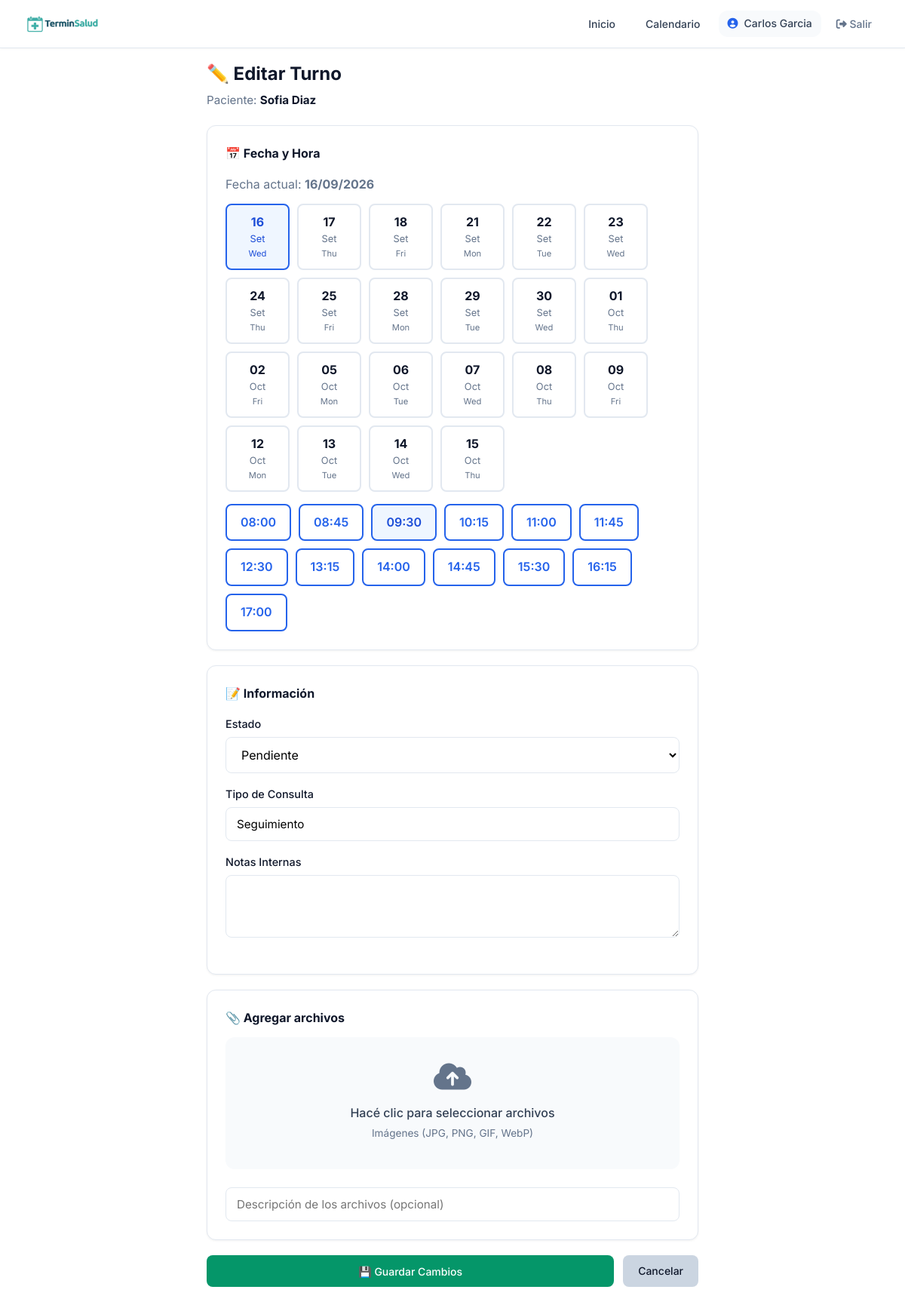
The page /profesional/editar/797/ (signed in) on the database as committed earlier.
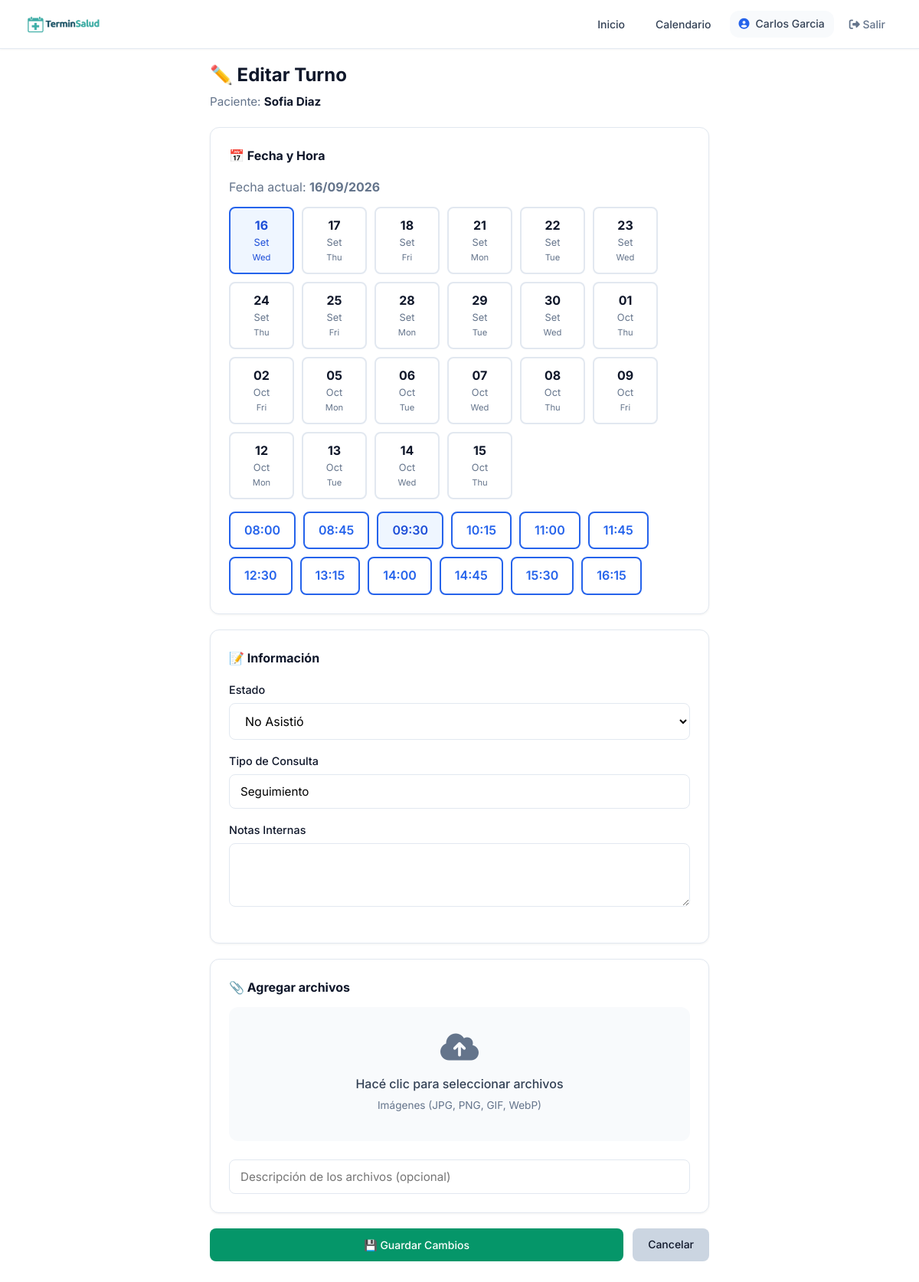
The same page on the database as committed later.
### turnos_profesionales/models.py (models this page shows, shortened)
class TurnoProfesional(ModeloBase):
    ESTADOS = [
        ('pendiente', 'Pendiente'),
        ('confirmado', 'Confirmado'),
        ('cancelado', 'Cancelado'),
        ('no_asistio', 'No Asistió'),
        ('completado', 'Completado'),
        ('en_sala', 'En Sala de Espera'),
    ]
    profesional = models.ForeignKey(
        'profesionales.Profesional',
        on_delete=models.CASCADE,
        verbose_name='Profesional'
    )
    paciente = models.ForeignKey(
        'pacientes.Paciente',
        on_delete=models.CASCADE,
        verbose_name='Paciente'
    )
    fecha = models.DateField(verbose_name='Fecha')
    hora_inicio = models.TimeField(verbose_name='Hora de Inicio')
    hora_fin = models.TimeField(verbose_name='Hora de Fin')
    estado = models.CharField(
        max_length=20,
        choices=ESTADOS,
        default='pendiente',
        verbose_name='Estado'
    )
    archivo = models.FileField(
    upload_to='turnos/archivos/',
    null=True,
    blank=True,
    verbose_name='Archivo adjunto'
)
    comprobante_pago = models.FileField(
        upload_to='turnos/comprobantes/',
        null=True, blank=True,
        verbose_name='Comprobante de pago'
    )
    tipo_consulta = models.CharField(
        max_length=100,
        blank=True,
        verbose_name='Tipo de Consulta'
    )
    notas_internas = models.TextField(
        blank=True,
        verbose_name='Notas Internas'
    )
    obra_social = models.ForeignKey(
        'obras_sociales.ObraSocial',
        on_delete=models.SET_NULL,
        null=True,
        blank=True,
        verbose_name='Obra Social'
    )
    requiere_autorizacion = models.BooleanField(
        default=False,
        verbose_name='Requiere Autorización'
    )
    enviar_recordatorio = models.BooleanField(
        default=True,
        verbose_name='Enviar Recordatorio'
    )
    establecimiento = models.ForeignKey(
    'establecimientos.Establecimiento',
    on_delete=models.SET_NULL,
    null=True,
    blank=True,
    verbose_name='Consultorio'
)
    es_sobreturno = models.BooleanField(
    default=False,
    verbose_name='Sobreturno'
)
    monto_total = models.DecimalField(max_digits=10, decimal_places=2, null=True, blank=True, verbose_name='Monto Total')
    monto_os = models.DecimalField(max_digits=10, decimal_places=2, null=True, blank=True, verbose_name='Cubre OS')
    monto_coseguro = models.DecimalField(
        max_digits=10,
        decimal_places=2,
        null=True,
        blank=True,
        verbose_name='Coseguro cobrado'
    )
    os_cobrado = models.BooleanField(default=False, verbose_name='¿Cobrado a la OS?')
    fecha_cobro_os = models.DateField(null=True, blank=True, verbose_name='Fecha de cobro a OS')
    no_asistio_automatico = models.BooleanField(default=False, verbose_name="No asistió por sistema")
    sesion_descontada = models.BooleanField(default=False, verbose_name="Sesión descontada")
    google_event_id = models.CharField(max_length=200, blank=True, null=True, verbose_name='ID Evento Google')
    class Meta:
        verbose_name = 'Turno Profesional'
        verbose_name_plural = 'Turnos Profesionales'
        ordering = ['fecha', 'hora_inicio']

### pacientes/models.py (models this page shows, shortened)
class Paciente(Persona):
    GENEROS = [
        ('M', 'Masculino'),
        ('F', 'Femenino'),
        ('X', 'No binario'),
    ]
    usuario = models.OneToOneField(
        'usuarios.Usuario',
        on_delete=models.SET_NULL,
        null=True,
        blank=True,
        verbose_name='Usuario'
    )
    genero = models.CharField(max_length=1, choices=GENEROS, blank=True, verbose_name='Género')
    direccion = models.CharField(max_length=200, blank=True, verbose_name='Dirección')
    obra_social = models.ForeignKey(
        'obras_sociales.ObraSocial',
        on_delete=models.SET_NULL, null=True, blank=True,
        verbose_name='Obra Social'
    )
    numero_afiliado = models.CharField(max_length=50, blank=True, verbose_name='Número de Afiliado')
    plan_obra_social = models.ForeignKey(
        'obras_sociales.Plan',
        on_delete=models.SET_NULL, null=True, blank=True,
        verbose_name='Plan'
    )
    observaciones = models.TextField(blank=True, verbose_name='Observaciones')
    creado_por = models.ForeignKey(
        Profesional, null=True, blank=True, on_delete=models.SET_NULL,
        related_name='pacientes_creados'
    )
    establecimiento_creacion = models.ForeignKey(
    'establecimientos.Establecimiento',
    null=True,
    blank=True,
    on_delete=models.SET_NULL,
    related_name='pacientes_creados'
)
    contacto_emergencia_nombre = models.CharField(max_length=100, blank=True)
    contacto_emergencia_telefono = models.CharField(max_length=20, blank=True)
    class Meta:
        verbose_name = 'Paciente'
        verbose_name_plural = 'Pacientes'
        ordering = ['apellido', 'nombre']

### turnos_profesionales/views.py (the view, shortened to what this page needs)
# urls.py: path('editar/<int:turno_id>/', views.editar_turno, name='editar_turno_pro'),
@login_required
def editar_turno(request, turno_id):
    if request.user.rol not in ['profesional', 'secretaria']:
        return redirect('home')
    turno = get_object_or_404(TurnoProfesional, id=turno_id)
    if request.user.rol == 'secretaria':
        profesional = turno.profesional
        establecimiento_filtro = request.user.establecimiento
    else:
        profesional = get_object_or_404(Profesional, usuario=request.user)
        if request.user != turno.profesional.usuario:
            messages.error(request, 'No tenés permiso.')
            return redirect('panel_profesional')
        establecimiento_filtro = _resolver_establecimiento(request, profesional)
        if not establecimiento_filtro:
            messages.error(request, 'Seleccioná tu consultorio activo.')
            return redirect('seleccionar_consultorio')
    hoy = date.today()
    def _volver_al_form():
        url = reverse('editar_turno_pro', kwargs={'turno_id': turno.id})
        if establecimiento_filtro:
            url += f'?establecimiento={establecimiento_filtro.id}'
        return redirect(url)
    dias_disponibles = []
    agenda = Agenda.objects.filter(profesional=profesional, activo=True, fecha_inicio__lte=hoy + timedelta(days=30))
    if establecimiento_filtro:
        agenda = agenda.filter(establecimiento=establecimiento_filtro)
    agenda = agenda.first()
    if agenda:
        for i in range(30):
            fecha = hoy + timedelta(days=i)
            horario = HorarioAtencion.objects.filter(agenda=agenda, dia=fecha.weekday()).first()
            if horario:
                hora_actual = horario.hora_inicio
                slots = []
                while hora_actual < horario.hora_fin:
                    hora_fin_slot = (datetime.combine(fecha, hora_actual) + timedelta(minutes=horario.duracion_turno)).time()
                    if hora_fin_slot <= horario.hora_fin:
                        ocupado = TurnoProfesional.objects.filter(
                            profesional=profesional, fecha=fecha, hora_inicio=hora_actual,
                            estado__in=['pendiente', 'confirmado']
                        ).exclude(id=turno.id)
                        if establecimiento_filtro:
                            ocupado = ocupado.filter(establecimiento=establecimiento_filtro)
                        if not ocupado.exists() or (fecha == turno.fecha and hora_actual == turno.hora_inicio):
                            slots.append(hora_actual.strftime('%H:%M'))
                    hora_actual = hora_fin_slot
                if slots:
                    dias_disponibles.append({
                        'fecha': fecha, 'fecha_str': fecha.strftime('%Y-%m-%d'),
                        'nombre_dia': fecha.strftime('%A'), 'slots': slots
                    })
    return render(request, 'turnos_profesionales/editar_turno.html', {
        'profesional': profesional, 'turno': turno,
        'dias_disponibles': dias_disponibles, 'hoy': hoy,
        'establecimiento_id': establecimiento_filtro.id if establecimiento_filtro else ''
    })

### core_app/context_processors.py (called while the page is built)
def cliente_global(request):
    cliente = None
    cliente_slug = request.resolver_match.kwargs.get('cliente_slug') if request.resolver_match else None
    if cliente_slug:
        cliente = ClienteSaaS.objects.filter(slug=cliente_slug, activo=True).first()
        if cliente:
            request.session['cliente_slug'] = cliente_slug
    else:
        slug_session = request.session.get('cliente_slug')
        if slug_session:
            cliente = ClienteSaaS.objects.filter(slug=slug_session, activo=True).first()
    return {'cliente': cliente}

### core_app/models.py (called while the page is built)
    @property
    def nombre_completo(self):
        return f"{self.nombre} {self.apellido}"

### core_app/utils.py (called while the page is built, shortened)
def get_establecimiento_activo(request, profesional):
    slug = request.session.get('cliente_slug')
    if not slug:
        return None

### turnos_profesionales/templates/turnos_profesionales/editar_turno.html (shortened to what the changed rows need)
{% extends 'core_app/base.html' %}
{% load static %}
{% block extra_css %}
    <link rel="stylesheet" href="{% static 'css/pages/turnos_acciones.css' %}">
{% endblock %}
{% block content %}
<div class="editar-turno-container">
    <h1>✏️ Editar Turno</h1>
    <p class="editar-turno-paciente">
        Paciente: <strong>{{ turno.paciente.nombre_completo }}</strong>
    </p>
    <form method="post" enctype="multipart/form-data">
        <div class="card" style="margin-bottom: 20px; padding: 24px;">
            <p style="color: var(--text-muted); margin-bottom: 12px;">
                Fecha actual: <strong>{{ turno.fecha|date:"d/m/Y" }}</strong>
            </p>
            <div id="horarios-container">
                {% for dia in dias_disponibles %}
                <div class="horarios-selector horarios-dia-grupo {% if dia.fecha == turno.fecha %}activo{% endif %}"
                     data-fecha="{{ dia.fecha_str }}">
                    {% for slot in dia.slots %}
                    <label class="editar-hora-label {% if dia.fecha == turno.fecha and slot == turno.hora_inicio|time:'H:i' %}seleccionada{% endif %}"
                           onclick="seleccionarHora(this)">
                        {{ slot }}
                    </label>
                    {% endfor %}
                </div>
                {% endfor %}
            </div>
        </div>
        <div class="card" style="margin-bottom: 20px; padding: 24px;">
            <div style="margin-bottom: 16px;">
                <label class="turnos-label">Estado</label>
                <select name="estado" class="turnos-select">
                    <option value="pendiente" {% if turno.estado == 'pendiente' %}selected{% endif %}>Pendiente</option>
                    <option value="no_asistio" {% if turno.estado == 'no_asistio' %}selected{% endif %}>No Asistió</option>
                </select>
            </div>
            <div style="margin-bottom: 16px;">
                <label class="turnos-label">Tipo de Consulta</label>
                <input type="text" name="tipo_consulta" value="{{ turno.tipo_consulta }}" class="turnos-input">
            </div>
        </div>
    </form>
</div>
{% endblock %}

Rows that differ between the two databases and show on the page:
changed TurnoProfesional "Seguimiento": estado "Pendiente" → "No Asistió"
Other text that changed with them:
list line gone: "17:00"
